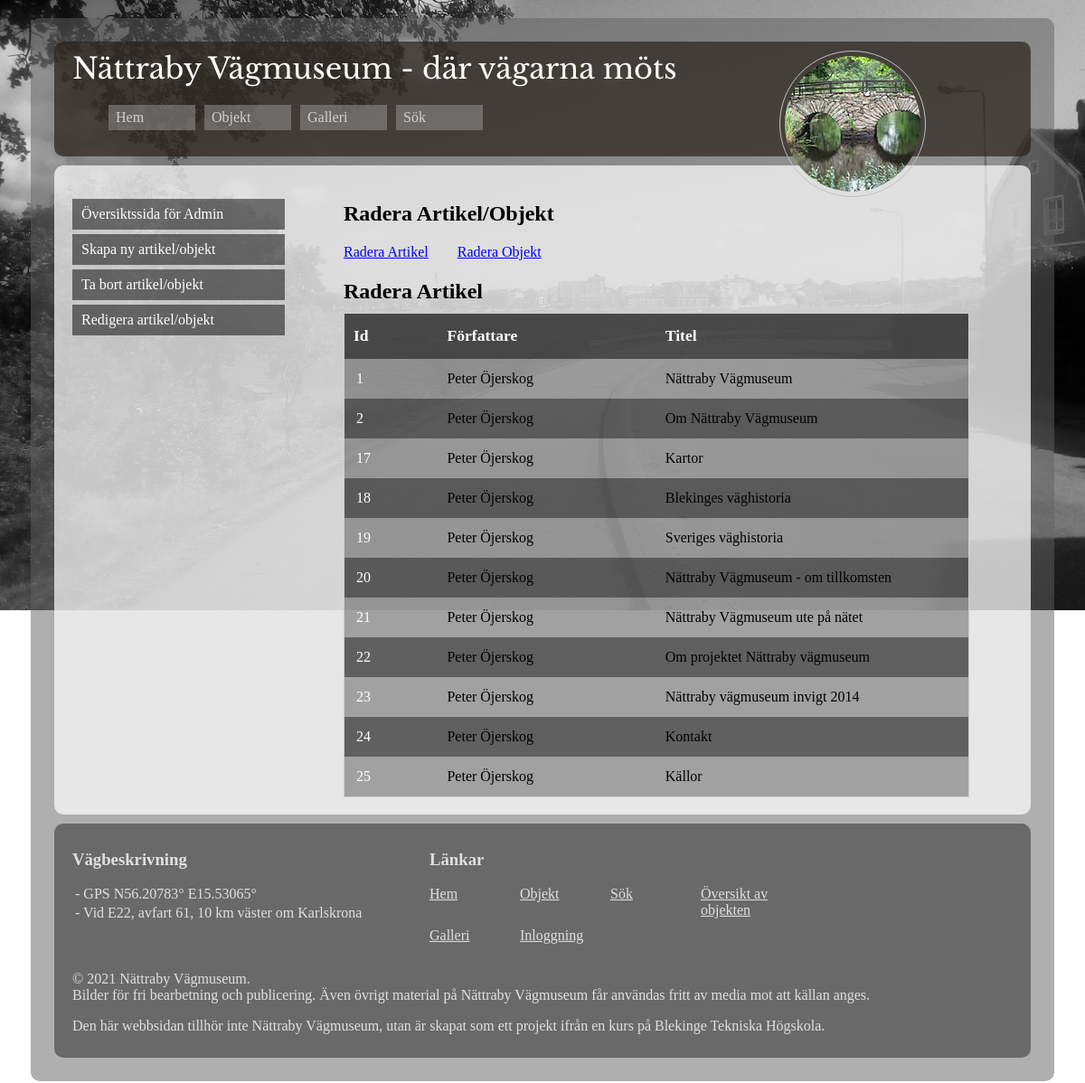
The app's page /admin.php?sida=radera&tabell=artikel with its own data.
### tables this page shows
CREATE TABLE article
(
    id INTEGER PRIMARY KEY NOT NULL,
    name TEXT UNIQUE NOT NULL,
    title TEXT NOT NULL,
    data TEXT NOT NULL,
    author TEXT NOT NULL,
    gps TEXT,
    mapImage TEXT,
    image1 TEXT,
    image1Alt TEXT,
    image1Text, TEXT,
    image2 TEXT,
    image2Alt TEXT,
    image2Text TEXT
);

### admin.php (called while the page is built, shortened)
<?php
$pageReference = $_GET["sida"] ?? "index";
$baseUrl = basename(__FILE__, ".php");
$pages = [
    "index" => [
        "title" => "Översiktssida för Admin",
        "file" => __DIR__ . "/$baseUrl/index.php",
    ],
    "skapa" => [
        "title" => "Skapa ny artikel/objekt",
        "file" => __DIR__ . "/$baseUrl/skapa.php",
    ],
    "radera" => [
        "title" => "Ta bort artikel/objekt",
        "file" => __DIR__ . "/$baseUrl/radera.php",
    ],
    "redigera" => [
        "title" => "Redigera artikel/objekt",
        "file" => __DIR__ . "/$baseUrl/redigera.php",
    ],
    "post-bearbetning" => [
        "title" => "Bearbetar processen för post",
        "file" => __DIR__ . "/$baseUrl/post-bearbetning.php",
    ],
];
$page = $pages[$pageReference] ?? "index";
include(__DIR__ . "/views/header.php");
include(__DIR__ . "/views/admin.php");
include(__DIR__ . "/views/footer.php");

### src/functions.php (the view, shortened to what this page needs)
<?php
function tryStmt($stmt, $fetch = null, $params = null)
{
    try {
        if ($params) {
            $stmt->execute($params);
        } else {
            $stmt->execute();
        }
        if ($fetch == "column") {
            $result = $stmt->fetchColumn();
        } else {
            $result = $stmt->fetchAll(PDO::FETCH_ASSOC);
        }
        return $result;
    } catch (PDOException $e) {
        echo "<p>Error: couldn't execute the query. Printing out errors:</p>";
        echo "<pre>" . print_r($stmt->errorInfo()) . "</pre>";
        throw $e;
    }
    return;
}
function printTableFromDb($table, $data)
{
    $trTh = "<tr>";
    $trTh .= "<th>Id</th>";
    $trTh .= "<th>Författare</th>";
    $trTh .= "<th>Titel</th>";
    $trTh .= "</tr>";
    $rows = null;
    foreach ($data as $value) {
        $rows .= "<tr>";
        if ($_GET["sida"] == "redigera") {
            if ($table == "artikel") {
                $rows .= "<td><a href=\"?sida=redigera&tabell=artikel&id={$value["id"]}\">{$value["id"]}</a></td>";
            } elseif ($table == "objekt") {
                $rows .= "<td><a href=\"?sida=redigera&tabell=objekt&id={$value["id"]}\">{$value["id"]}</a></td>";
            }
        } elseif ($table == "artikel") {
            $rows .= "<td><a href=\"?sida=post-bearbetning&radera=article&id={$value["id"]}\">{$value["id"]}</a></td>";
        } elseif ($table == "objekt") {
            $rows .= "<td><a href=\"?sida=post-bearbetning&radera=object&id={$value["id"]}\">{$value["id"]}</a></td>";
        }
        $rows .= "<td>{$value["author"]}</td>";
        $rows .= "<td>{$value["title"]}</td>";
        $rows .= "</tr>";
    }
    $htmlTable = <<<EOD
    <table>
        $trTh
        $rows
    </table>
EOD;
    return $htmlTable;
}

### views/header.php (shortened to what this page needs)
<?php
include(dirname(__DIR__, 1) . "/src/functions.php");
?>
<!doctype html>
<html lang="sv">
<head>
    <link rel="stylesheet" type="text/css" href="css/default.css" />
</head>
<body>
    <header class="view-header">
        <div class="view-header-logo">
            <img src="img/150x150/tva-valvig-stenbro-over-nattrabyan.jpg" alt="Logo: Blekingekustvägens tvåvalviga stenbro" />
        </div>
        <div class="view-header-title">
            Nättraby Vägmuseum - där vägarna möts
        </div>
        <nav class="view-header-nav">
            <ul>
                <?php
                $url = basename($_SERVER["REQUEST_URI"]);
                ?>
                <li>
                    <a href="index.php" class="<?= $url == "kmom10" || $url == "index.php" ? "selected" : null ?>">Hem</a>
                </li>
                <li>
                    <a href="objekt.php" class="<?= $url == "objekt.php" ? "selected" : null ?>">Objekt</a>
                </li>
                <li>
                    <a href="galleri.php" class="<?= $url == "galleri.php" ? "selected" : null ?>">Galleri</a>
                </li>
                <li>
                    <a href="sok.php" class="<?= $url == "sok.php" ? "selected" : null ?>">Sök</a>
                </li>
            </ul>
        </nav>
    </header>

### views/admin.php
<aside class="views-admin-aside">
    <nav>
        <ul>
            <?php foreach ($pages as $key => $value) : ?>
                <?php if ($key == "post-bearbetning") : ?>
                    <?php continue; ?>
                <?php endif; ?>
                <li>
                    <a href="?sida=<?= $key ?>"><?= $value["title"] ?></a>
                </li>
            <?php endforeach; ?>
        </ul>
    </nav>
</aside>
<main>
    <article>
        <?php if ($page) : ?>
            <?php include($page["file"]); ?>
        <?php else : ?>
            <p>Sidan ej funnen!</p>
        <?php endif; ?>
    </article>
</main>

### admin/radera.php (shortened to what this page needs)
<?php
$tableName = $_GET["tabell"] ?? false;
?>
<h1>Radera Artikel/Objekt</h1>
<div class="admin-skapa-container">
    <p>
        <a href="?sida=radera&tabell=artikel">Radera Artikel</a>&nbsp;&nbsp;&nbsp;&nbsp;&nbsp;&nbsp;&nbsp;
        <a href="?sida=radera&tabell=objekt">Radera Objekt</a>
    </p>
    <?php if ($tableName == "artikel") : ?>
        <?php
        $db = connectToDb($dsnNVM2);
        $sql = "select id, title, author from article order by id asc;";
        $stmt = $db->prepare($sql);
        $data = tryStmt($stmt);
        ?>
        <div class="admin-skapa-box">
            <h2>Radera Artikel</h2>
            <?= printTableFromDb($_GET["tabell"], $data); ?>
        </div>
    <?php endif; ?>
</div>

### views/footer.php
<footer class="view-footer">
    <div class="view-footer-nav">
        <h3>Vägbeskrivning</h3>
        <nav>
            <ul>
                <li>- GPS N56.20783° E15.53065°</li>
                <li>- Vid E22, avfart 61, 10 km väster om Karlskrona</li>
            </ul>
        </nav>
    </div>
    <div class="view-footer-nav">
        <h3>Länkar</h3>
        <div class="view-footer-nav-links-container">
            <div class="view-footer-nav-link-box">
                <a href="index.php">Hem</a>
            </div>
            <div class="view-footer-nav-link-box">
                <a href="objekt.php">Objekt</a>
            </div>
            <div class="view-footer-nav-link-box">
                <a href="sok.php">Sök</a>
            </div>
            <div class="view-footer-nav-link-box">
                <a href="oversikt.php">Översikt av objekten</a>
            </div>
            <div class="view-footer-nav-link-box">
                <a href="galleri.php">Galleri</a>
            </div>
            <div class="view-footer-nav-link-box">
                <a href="inloggning.php">Inloggning</a>
            </div>
        </div>
    </div>
    <div class="view-footer-last-div">
        <p>
            &copy; <?= date("Y") ?> Nättraby Vägmuseum.<br />
            Bilder för fri bearbetning och publicering. Även övrigt material på Nättraby Vägmuseum får användas fritt av media mot att källan anges.
        </p>
        <p>
            Den här webbsidan tillhör inte Nättraby Vägmuseum, utan är skapat som ett projekt ifrån en kurs på Blekinge Tekniska Högskola.
        </p>
    </div>
</footer>
</body>
</html>

### css/default.css (style rules this page uses)
html { overflow-y: scroll; background: url("../img/bakgrund.jpg") 25% 0% / 100% no-repeat content-box fixed; }
html::after { content: ""; position: fixed; width: 100%; height: 100%; top: 0; left: 0; background: url("../img/bg-pattern.png") repeat fixed; z-index: -1; }
body { max-width: 1100px; margin: 20px auto; padding: 1em; background-color: hsl(0, 0%, 38%); background-color: hsla(0, 0%, 38%, 0.5); color: white; border-radius: 10px; }
.view-header { height: 7em; margin: 10px; padding: 10px 10px 5px; background-color: hsl(30, 25%, 13%); background-color: hsla(30, 25%, 13%, 0.7); border-radius: 10px; }
.view-header-title { margin-left: 10px; font-size: 2em; font-family: "Libre Baskerville", serif; color: white; }
.view-header-logo { display: inline-block; float: right; margin-right: 10%; }
.view-header-logo img { display: inline-block; padding: 5px; border: 1px solid silver; border-radius: 50%; }
.view-header-nav { margin: 20px 10px; }
.view-header-nav ul { margin: 0; list-style-type: none; }
.view-header-nav li { float: left; margin-right: 10px; }
.view-header-nav li a:link { display: inline-block; width: 5em; padding: 5px 8px; background-color: hsl(0, 0%, 60%); background-color: hsla(0, 0%, 60%, 0.5); color: hsl(0, 0%, 100%); color: hsla(0, 0%, 100%, 0.7); text-decoration: none; }
main { min-height: 16em; background-color: hsl(0, 0%, 100%); background-color: hsla(0, 0%, 100%, 0.7); color: black; margin: 10px; padding: 10px 10px 5px; border-radius: 10px; }
.view-footer { background-color: hsl(30, 25%, 13%); background-color: hsla(0, 0%, 0%, 0.4); color: hsl(0, 0%, 100%); color: hsla(0, 0%, 100%, 0.8); margin: 10px; padding: 10px; border-radius: 10px; }
.view-footer a:link { color: inherit; text-decoration: underline; }
.view-footer-nav { display: inline-block; width: 50%; margin: 0 10px; vertical-align: top; }
.view-footer-nav:first-of-type { width: 35%; }
.view-footer-nav ul { margin-right: 20px; padding: 0; list-style-type: none; }
.view-footer-nav li { margin: 3px; }
.view-footer-nav-links-container { display: inline-block; width: 80%; }
.view-footer-nav-links-container a { color: white; text-decoration: underline; }
.view-footer-nav-link-box { display: block; float: left; width: 5em; margin: 0 20px 10px 0; }
.view-footer-last-div { clear: both; margin: 0 10px; }
article { padding: 10px; }
article h2 { display: block; margin: 5px 0 0; }
table { width: 75%; margin: 0 auto; background-color: hsl(0, 0%, 0%); background-color: hsla(0, 0%, 0%, 0.3); border-collapse: collapse; border: 1px solid #ccc; display: table; }
table tr:nth-child(odd) { background-color: hsl(0, 0%, 0%); background-color: hsla(0, 0%, 0%, 0.4); }
table tr:first-child { background: none; }
table th { padding: 10px; height: 30px; background-color: hsl(0, 0%, 0%); background-color: hsla(0, 0%, 0%, 0.5); color: white; font-size: 1.1em; text-align: left; }
table td { padding: 10px; width: 200px; }
table a:link { color: white; text-decoration: none; }
.views-admin-aside { display: inline-block; float: left; width: 15em; margin: 12px 50px 20px 20px; padding: 10px 10px 0; }
.views-admin-aside ul { margin: 0; padding: 10px 0; list-style: none; }
.views-admin-aside ul li { margin: 5px 5px 5px 0; }
.views-admin-aside ul li a { display: block; padding: 8px 10px; background-color: hsl(0, 0%, 0%); background-color: hsla(0, 0%, 0%, 0.5); color: white; text-decoration: none; }
.admin-skapa-container { width: 100%; }
.admin-skapa-container a { color: blue; text-decoration: underline; }
.admin-skapa-box { display: inline-block; width: 70%; }
.admin-skapa-box table { display: inline-block; width: 95%; margin: 10px 0 0; padding: 0; }
.admin-skapa-box table a { display: inline-block; width: 0%; padding: 3px; color: white; }
.admin-skapa-box table tr th:nth-of-type(1) { width: 15%; }
.admin-skapa-box table tr th:nth-of-type(2) { width: 35%; }
.admin-skapa-box table tr th:nth-of-type(3) { width: 50%; }

### records on screen
article: id "1", author "Peter Öjerskog", title "Nättraby Vägmuseum"
article: id "2", author "Peter Öjerskog", title "Om Nättraby Vägmuseum"
article: id "17", author "Peter Öjerskog", title "Kartor"
article: id "18", author "Peter Öjerskog", title "Blekinges väghistoria"
article: id "19", author "Peter Öjerskog", title "Sveriges väghistoria"
article: id "20", author "Peter Öjerskog", title "Nättraby Vägmuseum - om tillkomsten"
article: id "21", author "Peter Öjerskog", title "Nättraby Vägmuseum ute på nätet"
article: id "22", author "Peter Öjerskog", title "Om projektet Nättraby vägmuseum"
article: id "23", author "Peter Öjerskog", title "Nättraby vägmuseum invigt 2014"
article: id "24", author "Peter Öjerskog", title "Kontakt"
article: id "25", author "Peter Öjerskog", title "Källor"

### other values on screen
$value["title"] "Översiktssida för Admin"
$value["title"] "Skapa ny artikel/objekt"
$value["title"] "Ta bort artikel/objekt"
$value["title"] "Redigera artikel/objekt"
